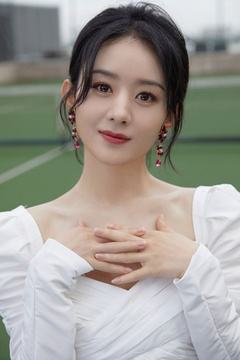
#> input picture practical_training/practical_training/core/OPenCV/1.jpeg, 240 x 360 px, shrunk from 683 x 1024 before the run; its folder holds 4 pictures in this run
$ python '录入人脸功能.py'
#> lines starting #> are read from the running program, lines starting #| are printed output that depends on the picture
import cv2
import os
from PIL import Image
import numpy as np


def getImageAndLabels(path):
    facesSamples = []
    ids = []

    # 支持的图像格式
    image_extensions = ('.jpg', '.jpeg', '.png', '.bmp', '.tiff')

    # 获取所有图像路径
    imagePaths = [
        os.path.join(path, f)
        for f in os.listdir(path)
        if f.lower().endswith(image_extensions)
    ]

    print('数据排列：', imagePaths)

    # 使用 OpenCV 自带的人脸检测器
    cascade_path = cv2.data.haarcascades + 'haarcascade_frontalface_alt2.xml'
    face_detector = cv2.CascadeClassifier(cascade_path)

    if face_detector.empty():
        raise IOError(f"无法加载级联分类器: {cascade_path}")

    for imagePath in imagePaths:
        try:
            # 打开并转为灰度图
            PIL_img = Image.open(imagePath).convert('L')
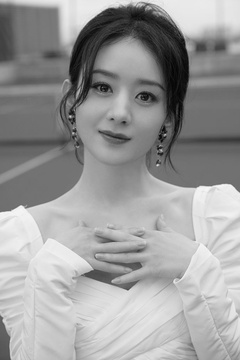
#> PIL_img: PIL image 240x360 L; min 1, max 249, mean 155.4
            img_numpy = np.array(PIL_img, 'uint8')

            # 检测人脸
            faces = face_detector.detectMultiScale(
                img_numpy,
                scaleFactor=1.1,
                minNeighbors=5,
                minSize=(30, 30)
            )
#> faces = [[63, 46, 118, 118]]

            # 从文件名提取 ID（假设格式为 "1.jpg", "2.png" 等）
            filename = os.path.split(imagePath)[1]
            id = int(filename.split('.')[0])  # 如 "123.jpg" → 123

            # 保存每张检测到的人脸区域
            for (x, y, w, h) in faces:
                facesSamples.append(img_numpy[y:y + h, x:x + w])
                ids.append(id)
                print(f'已添加样本：ID={id}, 位置=({x},{y}) 尺寸=({w}x{h})')
#> this loop made 1 pass
#| 已添加样本：ID=1, 位置=(63,46) 尺寸=(118x118)
#> after the loop, facesSamples = 1 item; ids = [1]

            if len(faces) == 0:
                print(f'警告：{imagePath} 中未检测到人脸，跳过。')

        except Exception as e:
            print(f'处理 {imagePath} 时出错: {e}')
#> pass 2 of the loop in getImageAndLabels, `for imagePath in imagePaths:`:
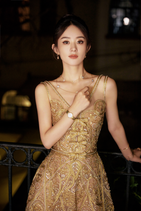
#> input picture practical_training/practical_training/core/OPenCV/2.png, 141 x 211 px, shrunk from 400 x 600 before the run
#> in getImageAndLabels, `PIL_img = Image.open(imagePath).convert('L')`:
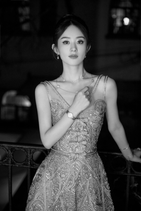
#> PIL_img: PIL image 141x211 L; min 0, max 245, mean 63.5
#> faces = [[52, 26, 44, 44]]
#> the loop in getImageAndLabels, `for (x, y, w, h) in faces:` made 1 pass
#> (printed output is left out)
#> after the loop in getImageAndLabels, `for (x, y, w, h) in faces:`: facesSamples = 2 items; ids = [1, 2]
#> pass 3 of the loop in getImageAndLabels, `for imagePath in imagePaths:`:
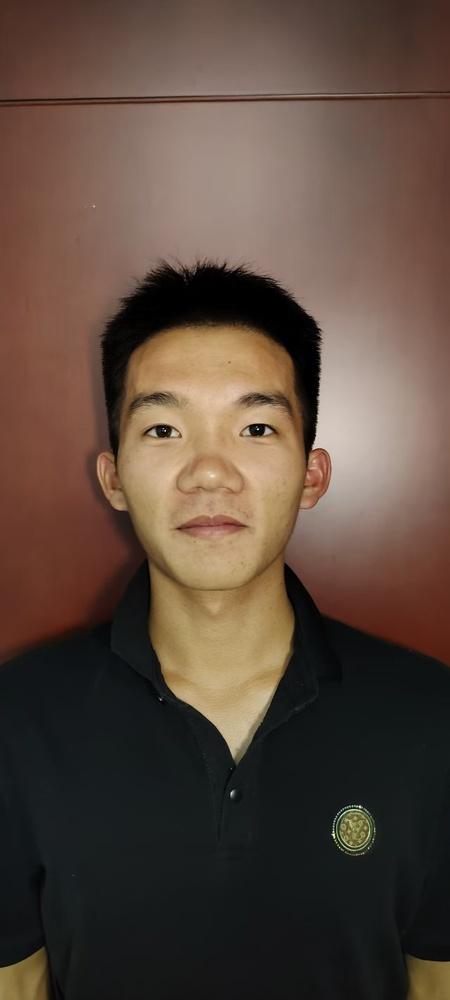
#> input picture practical_training/practical_training/core/OPenCV/3.jpg, 450 x 1000 px, shrunk from 1280 x 2844 before the run
#> in getImageAndLabels, `PIL_img = Image.open(imagePath).convert('L')`:
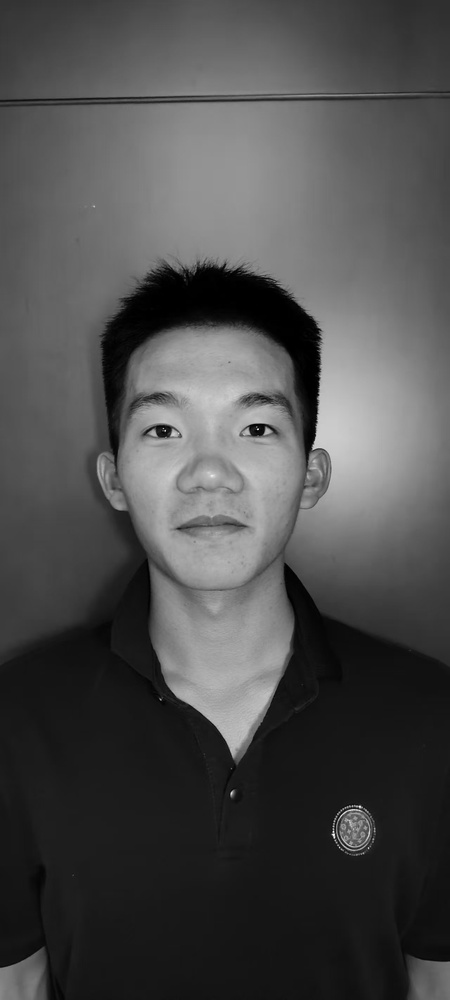
#> PIL_img: PIL image 450x1000 L; min 0, max 253, mean 76.8
#> faces = [[85, 336, 247, 247]]
#> the loop in getImageAndLabels, `for (x, y, w, h) in faces:` made 1 pass
#> (printed output is left out)
#> after the loop in getImageAndLabels, `for (x, y, w, h) in faces:`: facesSamples = 3 items; ids = [1, 2, 3]
#> the loop made 4 passes; the first 3 are shown

    print(f'共收集 {len(facesSamples)} 张人脸样本，对应 {len(set(ids))} 个用户。')
    return facesSamples, ids


if __name__ == '__main__':
    opencv_path = os.path.dirname(os.path.abspath(__file__))

    # 确保路径存在
    if not os.path.exists(opencv_path):
        raise FileNotFoundError(f"图像路径不存在: {opencv_path}")

    faces, ids = getImageAndLabels(opencv_path)

    if len(faces) == 0:
        print("错误：未收集到任何人脸样本，请检查图像和检测器。")
    else:
        # 创建 trainer 目录
        os.makedirs('trainer', exist_ok=True)

        # 训练识别器
        recognizer = cv2.face.LBPHFaceRecognizer_create()
        recognizer.train(faces, np.array(ids))

        # 保存模型
        recognizer.write('trainer/trainer.yml')
        print("训练完成，模型已保存至 trainer/trainer.yml")
